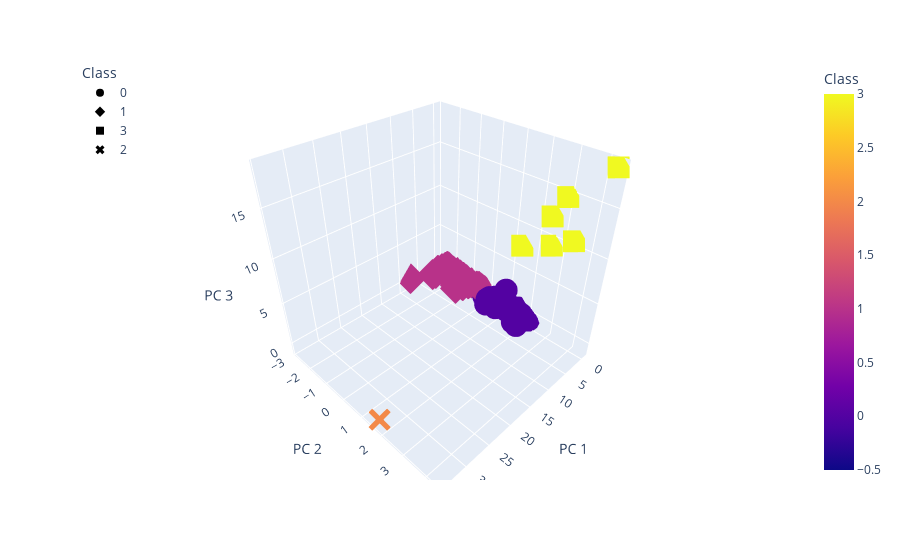

The notebook cell saved with this chart:
### Markdown cell above
### Deliverable 4: Visualizing Cryptocurrencies Results

#### 3D-Scatter with Clusters

### Code cell
# Creating a 3D-Scatter with the PCA data and the clusters
figure = px.scatter_3d(
    clustered_df,
    hover_name="CoinName",
    hover_data=["Algorithm"],
    x="PC 1",
    y="PC 2",
    z="PC 3",
    color="Class",
    symbol="Class"
)
figure.update_layout(legend=dict(x=0,y=1))
figure.show()

### Figure 1 — Plotly figure (JSON) as saved in the notebook; plotly's stock layout.template omitted (floating-point values rounded to 4 significant figures; data arrays with more than 128 entries replaced by an {"elided": "..."} marker saying what was removed)
{"data": [{"customdata": {"elided": "284x1 str values"}, "hovertemplate": "<b>%{hovertext}</b><br><br>Class=%{marker.color}<br>PC 1=%{x}<br>PC 2=%{y}<br>PC 3=%{z}<br>Algorithm=%{customdata[0]}<extra></extra>", "hovertext": {"elided": "284 str values"}, "legendgroup": "0", "marker": {"color": {"elided": "284 int values"}, "coloraxis": "coloraxis", "symbol": "circle"}, "mode": "markers", "name": "0", "scene": "scene", "showlegend": true, "type": "scatter3d", "x": {"elided": "284 float values"}, "y": {"elided": "284 float values"}, "z": {"elided": "284 float values"}}, {"customdata": {"elided": "242x1 str values"}, "hovertemplate": "<b>%{hovertext}</b><br><br>Class=%{marker.color}<br>PC 1=%{x}<br>PC 2=%{y}<br>PC 3=%{z}<br>Algorithm=%{customdata[0]}<extra></extra>", "hovertext": {"elided": "242 str values"}, "legendgroup": "1", "marker": {"color": {"elided": "242 int values"}, "coloraxis": "coloraxis", "symbol": "diamond"}, "mode": "markers", "name": "1", "scene": "scene", "showlegend": true, "type": "scatter3d", "x": {"elided": "242 float values"}, "y": {"elided": "242 float values"}, "z": {"elided": "242 float values"}}, {"customdata": [["Proof-of-BibleHash"], ["SHA-256 + Hive"], ["Proof-of-Authority"], ["ECC 256K1"], ["SHA3-256"], ["Leased POS"]], "hovertemplate": "<b>%{hovertext}</b><br><br>Class=%{marker.color}<br>PC 1=%{x}<br>PC 2=%{y}<br>PC 3=%{z}<br>Algorithm=%{customdata[0]}<extra></extra>", "hovertext": ["BiblePay", "LitecoinCash", "Poa Network", "Acute Angle Cloud", "Fiii", "Waves"], "legendgroup": "3", "marker": {"color": [3, 3, 3, 3, 3, 3], "coloraxis": "coloraxis", "symbol": "square"}, "mode": "markers", "name": "3", "scene": "scene", "showlegend": true, "type": "scatter3d", "x": [-0.2383, -0.3613, -0.4316, -0.3451, -0.5307, -0.4354], "y": [3.43, 2.949, 1.416, 2.495, 4.361, 2.614], "z": [10.83, 14.7, 7.842, 12.31, 18.61, 9.314]}, {"customdata": [["TRC10"]], "hovertemplate": "<b>%{hovertext}</b><br><br>Class=%{marker.color}<br>PC 1=%{x}<br>PC 2=%{y}<br>PC 3=%{z}<br>Algorithm=%{customdata[0]}<extra></extra>", "hovertext": ["BitTorrent"], "legendgroup": "2", "marker": {"color": [2], "coloraxis": "coloraxis", "symbol": "x"}, "mode": "markers", "name": "2", "scene": "scene", "showlegend": true, "type": "scatter3d", "x": [34.1], "y": [1.666], "z": [-0.7487]}], "layout": {"coloraxis": {"colorbar": {"title": {"text": "Class"}}, "colorscale": [[0, "#0d0887"], [0.1111, "#46039f"], [0.2222, "#7201a8"], [0.3333, "#9c179e"], [0.4444, "#bd3786"], [0.5556, "#d8576b"], [0.6667, "#ed7953"], [0.7778, "#fb9f3a"], [0.8889, "#fdca26"], [1, "#f0f921"]]}, "legend": {"title": {"text": "Class"}, "tracegroupgap": 0, "x": 0, "y": 1}, "margin": {"t": 60}, "scene": {"domain": {"x": [0, 1], "y": [0, 1]}, "xaxis": {"title": {"text": "PC 1"}}, "yaxis": {"title": {"text": "PC 2"}}, "zaxis": {"title": {"text": "PC 3"}}}}}
